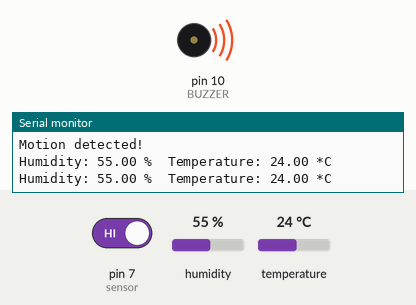
A sketch run on a simulated Arduino Uno, built with avr-gcc and run on an emulated ATmega328P. Parts: buzzer (waves = sounding), the last lines printed to the serial monitor. The test bench sets the inputs (shaded band); at power-on: pin 7 (sensor) HIGH, humidity 55 %, temperature 24 °C.

Above: at 5.3 s.
5.4 s: pin 7 (sensor) driven LOW
At 7.1 s:
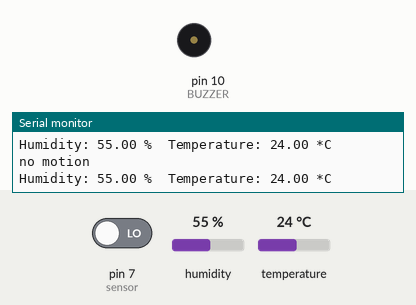
8.9 s: humidity set to 69 %
15.9 s: humidity set to 72 %
At 17.8 s:
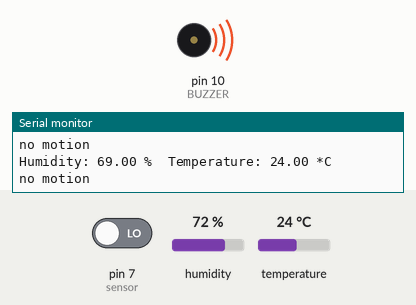
19.7 s: humidity set to 22 %
At 22.0 s:
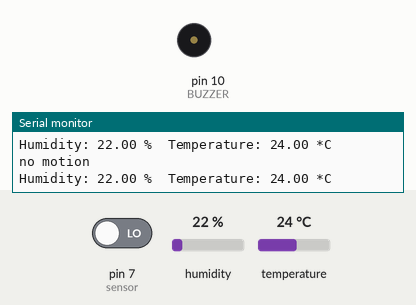
23.2 s: humidity set to 88 %
At 24.4 s:
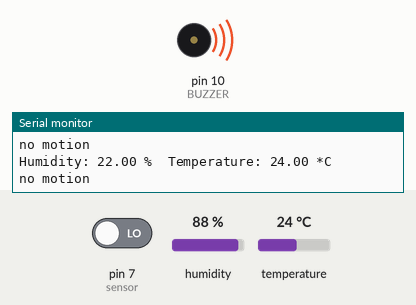
Timing chart, 0 to 27.7 s (numbered marks = the images above; inputs shaded):
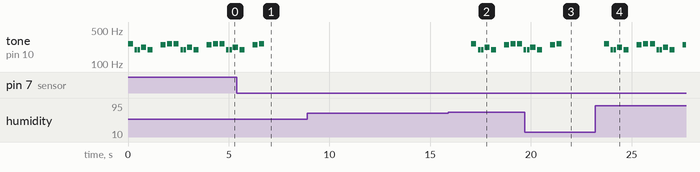

The sketch:

tarefa2.ino
```cpp
////////////////////////////////////
//sensor de Umidade
#include "DHT.h"

#define DHTPIN 6     // what pin we're connected to
#define DHTTYPE DHT22   // DHT 22  (AM2302)

int maxHum = 70;
int maxTemp = 30;

DHT dht(DHTPIN, DHTTYPE);
/////////////////////////////////////

//////////////////////////////////////
//sensor de movimento
int sensor = 7;              // the pin that the sensor is atteched to
int state = LOW;             // by default, no motion detected
int val = 0;                 // variable to store the sensor status (value)
//////////////////////////////////////

/////////////////////////////////////
//buzzer config
#include "pitches.h"
#define BUZZER 10
int melody[] = {
  NOTE_C4, NOTE_G3, NOTE_G3, NOTE_A3, NOTE_G3, 0, NOTE_B3, NOTE_C4
};

// note durations: 4 = quarter note, 8 = eighth note, etc.:
int noteDurations[] = {
  4, 8, 8, 4, 4, 4, 4, 4
};
///////////////////////////////////////

//buzzerFunction
void playBuzz(){
    //digitalWrite(BUZZER, HIGH);   // turn BUZZER ON
    // iterate over the notes of the melody:
    for (int thisNote = 0; thisNote < 8; thisNote++) {

    // to calculate the note duration, take one second divided by the note type.
    //e.g. quarter note = 1000 / 4, eighth note = 1000/8, etc.
        int noteDuration = 1000 / noteDurations[thisNote];
        tone(BUZZER, melody[thisNote], noteDuration);

    // to distinguish the notes, set a minimum time between them.
    // the note's duration + 30% seems to work well:
        int pauseBetweenNotes = noteDuration * 1.30;
        delay(pauseBetweenNotes);
    // stop the tone playing:
        noTone(BUZZER);
    }

}


//SETUP
void setup() {
  pinMode(BUZZER, OUTPUT);      // initalize BUZZER as an output
  pinMode(sensor, INPUT);    // initialize sensor as an input
  dht.begin();
  Serial.begin(9600);        // initialize serial
}

///////////////////////////////////////
//LOOP
void loop(){
  val = digitalRead(sensor);   // read sensor value
 // Serial.println(val);
  if (!val){
    Serial.println("no motion");

  }
  if (val == HIGH) {           // check if the sensor is HIGH
    playBuzz();
    if (state == LOW) {
      Serial.println("Motion detected!");
      state = HIGH;       // update variable state to HIGH
    }
  }
  else {
      //digitalWrite(BUZZER, LOW); // turn BUZZER OFF
      //delay(200);             // delay 200 milliseconds

      if (state == HIGH){
        Serial.println("Motion stopped!");
        state = LOW;       // update variable state to LOW
    }
  }

  // Reading temperature or humidity takes about 250 milliseconds!
  // Sensor readings may also be up to 2 seconds 'old' (its a very slow sensor)
  float h = dht.readHumidity();
  // Read temperature as Celsius
  float t = dht.readTemperature();

  // Check if any reads failed and exit early (to try again).
  if (isnan(h) || isnan(t)) {
    Serial.println("Failed to read from DHT sensor!");
    return;
  }

  if(h > maxHum || t > maxTemp) {
      playBuzz();
  } else {
     digitalWrite(BUZZER, LOW);
  }

  Serial.print("Humidity: ");
  Serial.print(h);
  Serial.print(" %\t");
  Serial.print("Temperature: ");
  Serial.print(t);
  Serial.println(" *C ");

}
```

pitches.h
```cpp
/*************************************************
 * Public Constants
 *************************************************/

#define NOTE_B0  31
#define NOTE_C1  33
#define NOTE_CS1 35
#define NOTE_D1  37
#define NOTE_DS1 39
#define NOTE_E1  41
#define NOTE_F1  44
#define NOTE_FS1 46
#define NOTE_G1  49
#define NOTE_GS1 52
#define NOTE_A1  55
#define NOTE_AS1 58
#define NOTE_B1  62
#define NOTE_C2  65
#define NOTE_CS2 69
#define NOTE_D2  73
#define NOTE_DS2 78
#define NOTE_E2  82
#define NOTE_F2  87
#define NOTE_FS2 93
#define NOTE_G2  98
#define NOTE_GS2 104
#define NOTE_A2  110
#define NOTE_AS2 117
#define NOTE_B2  123
#define NOTE_C3  131
#define NOTE_CS3 139
#define NOTE_D3  147
#define NOTE_DS3 156
#define NOTE_E3  165
#define NOTE_F3  175
#define NOTE_FS3 185
#define NOTE_G3  196
#define NOTE_GS3 208
#define NOTE_A3  220
#define NOTE_AS3 233
#define NOTE_B3  247
#define NOTE_C4  262
#define NOTE_CS4 277
#define NOTE_D4  294
#define NOTE_DS4 311
#define NOTE_E4  330
#define NOTE_F4  349
#define NOTE_FS4 370
#define NOTE_G4  392
#define NOTE_GS4 415
#define NOTE_A4  440
#define NOTE_AS4 466
#define NOTE_B4  494
#define NOTE_C5  523
#define NOTE_CS5 554
#define NOTE_D5  587
#define NOTE_DS5 622
#define NOTE_E5  659
#define NOTE_F5  698
#define NOTE_FS5 740
#define NOTE_G5  784
#define NOTE_GS5 831
#define NOTE_A5  880
#define NOTE_AS5 932
#define NOTE_B5  988
#define NOTE_C6  1047
#define NOTE_CS6 1109
#define NOTE_D6  1175
#define NOTE_DS6 1245
#define NOTE_E6  1319
#define NOTE_F6  1397
#define NOTE_FS6 1480
#define NOTE_G6  1568
#define NOTE_GS6 1661
#define NOTE_A6  1760
#define NOTE_AS6 1865
#define NOTE_B6  1976
#define NOTE_C7  2093
#define NOTE_CS7 2217
#define NOTE_D7  2349
#define NOTE_DS7 2489
#define NOTE_E7  2637
#define NOTE_F7  2794
#define NOTE_FS7 2960
#define NOTE_G7  3136
#define NOTE_GS7 3322
#define NOTE_A7  3520
#define NOTE_AS7 3729
#define NOTE_B7  3951
#define NOTE_C8  4186
#define NOTE_CS8 4435
#define NOTE_D8  4699
#define NOTE_DS8 4978
```

Measured:
- the behaviour switches between 70 and 71 % on humidity (found by bisection; images 1 and 2)
- after the input at 5.4 s, tone on pin 10 (BUZZER): goes on until 6.8 s, then stays silent
- after the input at 15.9 s, tone on pin 10 (BUZZER): plays 262 Hz for 0.25 s, 196 Hz for 0.13 s, 196 Hz for 0.13 s, 220 Hz for 0.25 s, 196 Hz for 0.25 s, 247 Hz for 0.25 s … (9 notes in this stretch), starting after 1.1 s
- after the input at 19.7 s, tone on pin 10 (BUZZER): goes on until 21.5 s, then stays silent
- after the input at 23.2 s, tone on pin 10 (BUZZER): plays 262 Hz for 0.25 s, 196 Hz for 0.13 s, 196 Hz for 0.13 s, 220 Hz for 0.25 s, 196 Hz for 0.25 s, 247 Hz for 0.25 s … (13 notes in this stretch), starting after 0.44 s
- by itself, tone on pin 10 (BUZZER): repeats every 2.3 s: silent 0.08 s, 2 × (196 Hz 0.13 s, silent 0.04 s), 220 Hz 0.25 s, silent 0.08 s, 196 Hz 0.25 s, silent 0.40 s, 247 Hz 0.25 s, 2 × (silent 0.08 s, 262 Hz 0.25 s)
